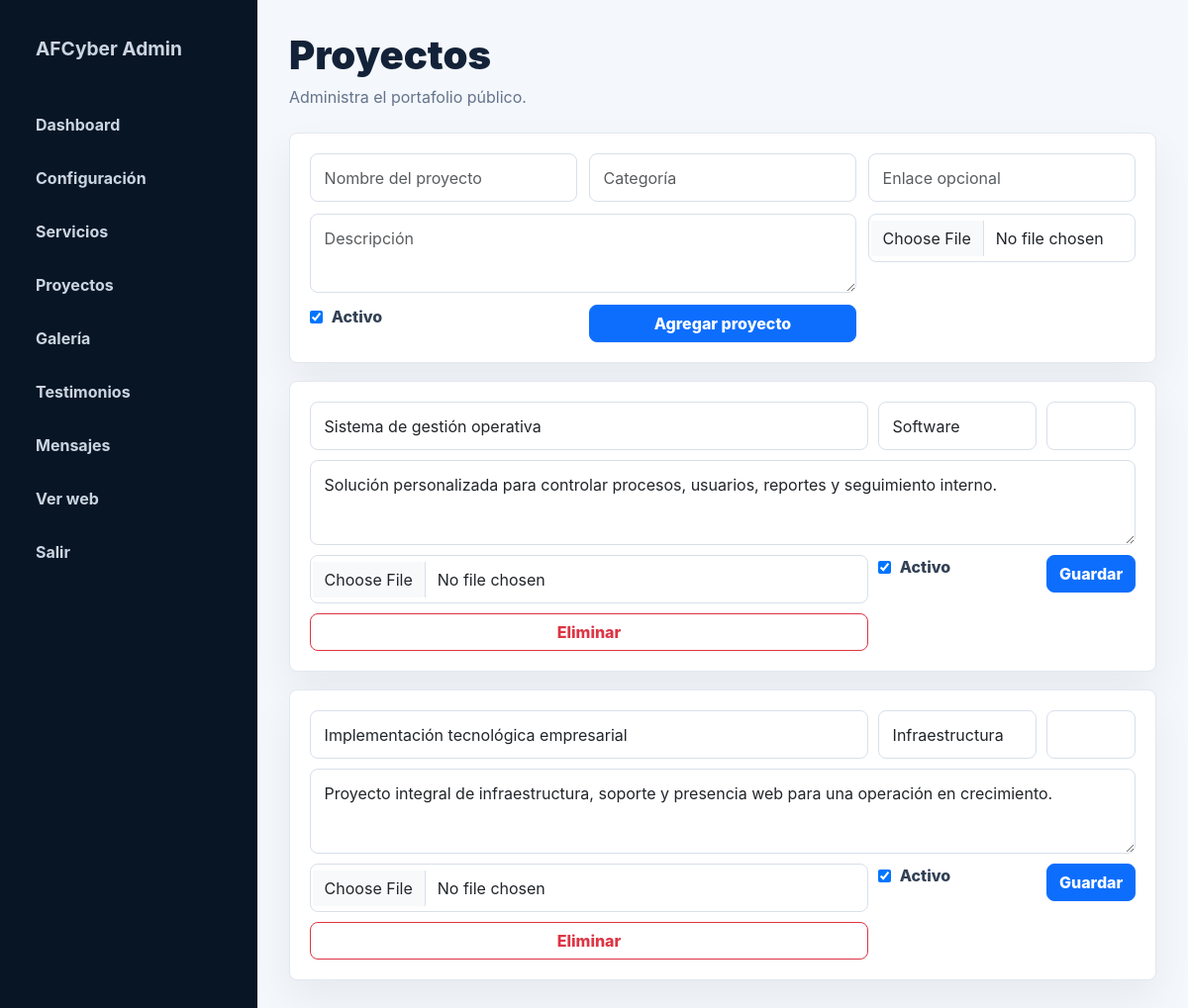
The page /admin/projects (signed in) on the database its author committed.
### models.py (models this page shows)
class Project(db.Model):
    id = db.Column(db.Integer, primary_key=True)
    name = db.Column(db.String(160), nullable=False)
    description = db.Column(db.Text, nullable=False)
    image = db.Column(db.String(255))
    link = db.Column(db.String(255))
    category = db.Column(db.String(120), default="Tecnología")
    is_active = db.Column(db.Boolean, default=True)
    created_at = db.Column(db.DateTime, default=datetime.utcnow)

### app.py (the view, shortened to what this page needs)
    @app.route("/admin/projects", methods=["GET", "POST"])
    @login_required
    def admin_projects():
        return render_template("admin/projects.html", projects=Project.query.order_by(Project.created_at.desc()).all())

### app.py (called while the page is built)
@login_manager.user_loader
def load_user(user_id):
    return User.query.get(int(user_id))

def register_security(app):
    @app.before_request
    def csrf_protect():
        session.setdefault("_csrf_token", secrets.token_urlsafe(32))
        if request.method == "POST":
            token = session.get("_csrf_token")
            form_token = request.form.get("_csrf_token")
            if not token or not form_token or not secrets.compare_digest(token, form_token):
                abort(400)
    @app.context_processor
    def inject_csrf():
        session.setdefault("_csrf_token", secrets.token_urlsafe(32))
        return {"csrf_token": session["_csrf_token"]}

def get_settings():
    settings = SiteSettings.query.first()
    if not settings:
        settings = SiteSettings()
        db.session.add(settings)
        db.session.commit()
    return settings

### templates/admin/projects.html
{% extends "admin/base.html" %}
{% block content %}
<div class="admin-header"><h1>Proyectos</h1><p>Administra el portafolio público.</p></div>
{% include "admin/partials/project_form.html" %}
{% for item in projects %}
<form class="admin-card edit-row" method="post" enctype="multipart/form-data" action="{{ url_for('update_project', item_id=item.id) }}">
  <input class="form-control" name="name" value="{{ item.name }}" required>
  <input class="form-control" name="category" value="{{ item.category }}">
  <input class="form-control" name="link" value="{{ item.link or '' }}">
  <textarea class="form-control" name="description" required>{{ item.description }}</textarea>
  <input class="form-control" type="file" name="image" accept=".jpg,.jpeg,.png,.webp">
  <label class="check"><input type="checkbox" name="is_active" {% if item.is_active %}checked{% endif %}> Activo</label>
  <button class="btn btn-primary">Guardar</button>
  <button formaction="{{ url_for('delete_project', item_id=item.id) }}" class="btn btn-outline-danger">Eliminar</button>
</form>
{% endfor %}
{% endblock %}

### templates/admin/base.html (shortened to what this page needs)
<!doctype html>
<html lang="es">
<head>
  <link href="https://cdn.jsdelivr.net/npm/bootstrap@5.3.3/dist/css/bootstrap.min.css" rel="stylesheet">
  <link href="{{ url_for('static', filename='css/admin.css') }}" rel="stylesheet">
</head>
<body>
  <aside class="admin-sidebar">
    <a class="admin-brand" href="{{ url_for('admin_dashboard') }}">AFCyber Admin</a>
    <nav>
      <a href="{{ url_for('admin_dashboard') }}">Dashboard</a>
      <a href="{{ url_for('admin_settings') }}">Configuración</a>
      <a href="{{ url_for('admin_services') }}">Servicios</a>
      <a href="{{ url_for('admin_projects') }}">Proyectos</a>
      <a href="{{ url_for('admin_gallery') }}">Galería</a>
      <a href="{{ url_for('admin_testimonials') }}">Testimonios</a>
      <a href="{{ url_for('admin_messages') }}">Mensajes</a>
      <a href="{{ url_for('index') }}" target="_blank">Ver web</a>
      <a href="{{ url_for('admin_logout') }}">Salir</a>
    </nav>
  </aside>
  <main class="admin-main">
    {% block content %}{% endblock %}
  </main>
</body>
</html>

### templates/admin/partials/project_form.html
<form class="admin-card mini-form" method="post" enctype="multipart/form-data">
  <input class="form-control" name="name" placeholder="Nombre del proyecto" required>
  <input class="form-control" name="category" placeholder="Categoría">
  <input class="form-control" name="link" placeholder="Enlace opcional">
  <textarea class="form-control" name="description" placeholder="Descripción" required></textarea>
  <input class="form-control" type="file" name="image" accept=".jpg,.jpeg,.png,.webp">
  <label class="check"><input type="checkbox" name="is_active" checked> Activo</label>
  <button class="btn btn-primary">Agregar proyecto</button>
</form>

### static/css/admin.css (style rules this page uses)
body { margin: 0; font-family: Inter, system-ui, sans-serif; background: #f4f7fb; color: #132238; }
.admin-sidebar { position: fixed; inset: 0 auto 0 0; width: 260px; background: #081525; color: #dbeafe; padding: 24px; }
.admin-brand { display: block; color: #fff; font-weight: 900; font-size: 1.2rem; text-decoration: none; margin-bottom: 28px; }
.admin-sidebar nav { display: grid; gap: 8px; }
.admin-sidebar a { color: #cbd5e1; text-decoration: none; padding: 11px 12px; border-radius: 8px; font-weight: 700; }
.admin-main { margin-left: 260px; padding: 32px; }
.admin-header { margin-bottom: 24px; }
.admin-header h1 { font-weight: 900; margin: 0; }
.admin-header p { color: #64748b; margin: 6px 0 0; }
.admin-card { background: #fff; border: 1px solid #e2e8f0; border-radius: 8px; padding: 20px; margin-bottom: 18px; box-shadow: 0 18px 42px rgba(15,23,42,.06); }
.form-control { border-radius: 8px; border-color: #d8e0ea; padding: .72rem .85rem; }
.check { display: inline-flex; gap: .55rem; align-items: center; font-weight: 800; color: #334155; }
.btn { border-radius: 8px; font-weight: 800; }
.mini-form { display: grid; grid-template-columns: repeat(3, 1fr); gap: 12px; align-items: start; }
.mini-form textarea { grid-column: span 2; min-height: 80px; }
.edit-row { display: grid; grid-template-columns: 1fr 160px 90px; gap: 10px; align-items: start; }
.edit-row textarea { grid-column: 1 / -1; min-height: 86px; }

### rows shown on the page
Project: name "Sistema de gestión operativa", category "Software", description "Solución personalizada para controlar procesos, usuarios, reportes y seguimiento interno.", is_active "☑"
Project: name "Implementación tecnológica empresarial", category "Infraestructura", description "Proyecto integral de infraestructura, soporte y presencia web para una operación en crecimiento.", is_active "☑"
